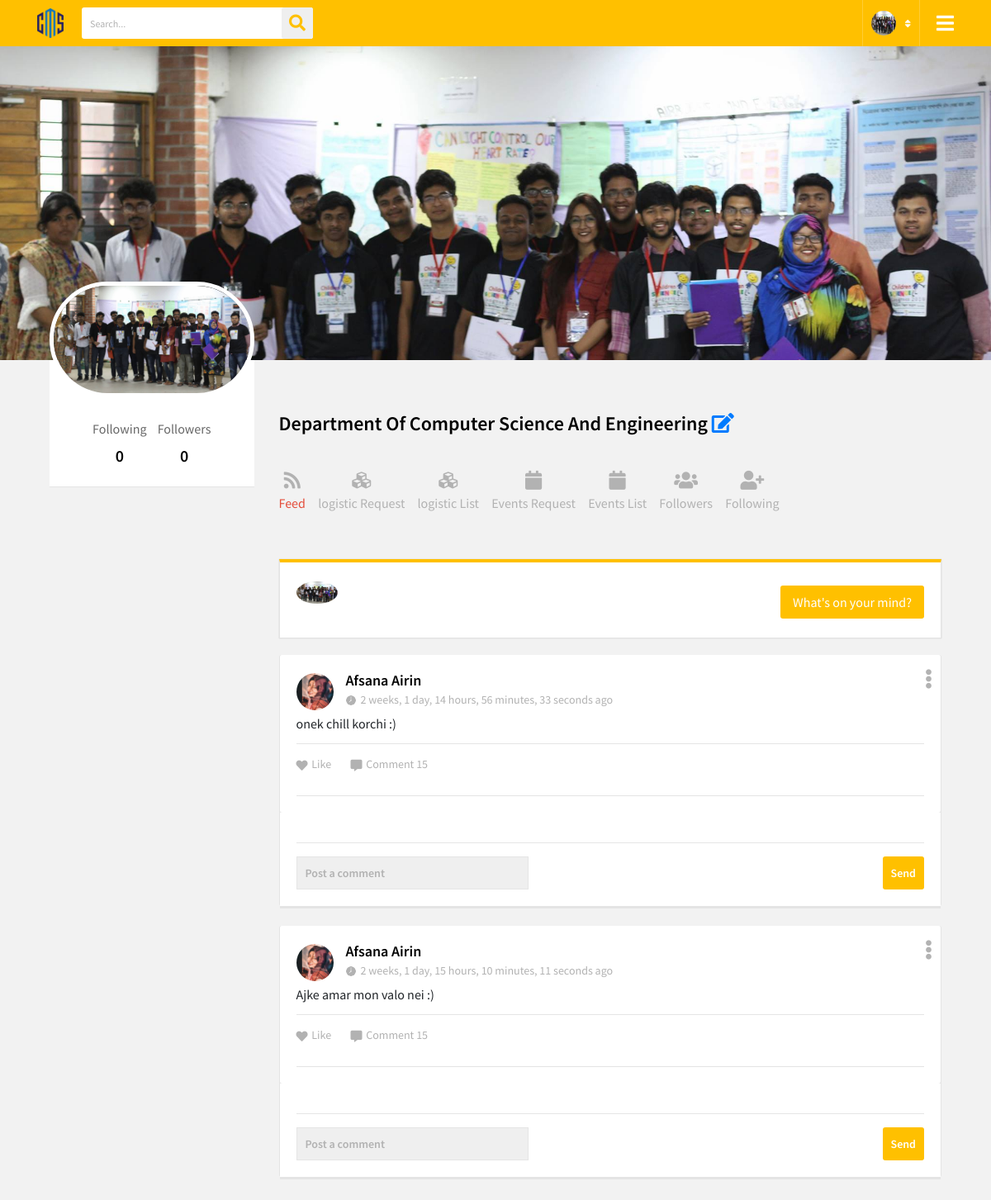
Screenshot of /club_profile.php (signed in) with the database file from the repository.
### tables this page shows
CREATE TABLE `post` (
  `post_id` int(11) NOT NULL,
  `user` varchar(10) NOT NULL,
  `post_text` varchar(10000) NOT NULL,
  `post_picture` varchar(50) NOT NULL,
  `privacy` varchar(10) NOT NULL,
  `time` timestamp NOT NULL DEFAULT current_timestamp() ON UPDATE current_timestamp(),
  `total_reaction` int(10) NOT NULL
);

CREATE TABLE `users` (
  `id` varchar(10) NOT NULL,
  `role` varchar(255) NOT NULL,
  `name` varchar(50) NOT NULL,
  `email` varchar(100) NOT NULL,
  `pass` varchar(200) NOT NULL,
  `dept` varchar(8) NOT NULL,
  `profile_pic` varchar(200) NOT NULL,
  `cover_pic` varchar(200) NOT NULL,
  `bio` varchar(10000) NOT NULL,
  `fb` varchar(1000) NOT NULL,
  `linked_in` varchar(1000) NOT NULL,
  `git` varchar(1000) NOT NULL,
  `personal_web` varchar(1000) NOT NULL
);

### club_profile.php (the view, shortened to what this page needs)
<?php
$user = $_SESSION['user'];
$con = mysqli_connect("localhost", "root", "", "uiucms");
$sql = "SELECT * FROM users WHERE id = '$user'";
$result = $con->query($sql);
$pro_pic = "";
$d_name = "";
$c_p = "";
while ($rows = mysqli_fetch_array($result)) {
	extract($rows);
	$pro_pic .= $profile_pic;
	$c_p .= $cover_pic;
	$d_name .= $name;
}
$fol_in = 0;
$fol_er = 0;
$sql2 = "SELECT COUNT(follower) as total_followers FROM `followship` WHERE person =  '$user'";
$sql3 = "SELECT COUNT(person) as total_following FROM `followship` WHERE follower =  '$user'";
$result2 = $con->query($sql2);
$result3 = $con->query($sql3);
while ($rows = mysqli_fetch_array($result2)) {
	extract($rows);
	$fol_er = $total_followers;
}
while ($rows = mysqli_fetch_array($result3)) {
	extract($rows);
	$fol_in = $total_following;
}
function time_elapsed_string($datetime, $full = false)
{
	$now = new DateTime;
	$ago = new DateTime($datetime);
	$diff = $now->diff($ago);
	$diff->w = floor($diff->d / 7);
	$diff->d -= $diff->w * 7;
	$string = array(
		'y' => 'year',
		'm' => 'month',
		'w' => 'week',
		'd' => 'day',
		'h' => 'hour',
		'i' => 'minute',
		's' => 'second',
	);
	foreach ($string as $k => &$v) {
		if ($diff->$k) {
			$v = $diff->$k . ' ' . $v . ($diff->$k > 1 ? 's' : '');
		} else {
			unset($string[$k]);
		}
	}
	return $string ? implode(', ', $string) . ' ago' : 'just now';
}
?>
<!DOCTYPE html>
<html>
<head>
	<link rel="stylesheet" type="text/css" href="./css/animate.css">
	<link rel="stylesheet" type="text/css" href="./css/bootstrap.min.css">
	<link rel="stylesheet" type="text/css" href="./css/line-awesome.css">
	<link rel="stylesheet" type="text/css" href="./css/line-awesome-font-awesome.min.css">
	<link href="./css/all.min.css" rel="stylesheet" type="text/css">
	<link href="https://cdnjs.cloudflare.com/ajax/libs/font-awesome/5.13.0/css/all.min.css" rel="stylesheet">
	<link rel="stylesheet" type="text/css" href="./css/jquery.mCustomScrollbar.min.css">
	<link rel="stylesheet" type="text/css" href="./css/slick.css">
	<link rel="stylesheet" type="text/css" href="./css/slick-theme.css">
	<link rel="stylesheet" type="text/css" href="./css/style.css">
	<link rel="stylesheet" type="text/css" href="./css/responsive.css">
</head>
<body data-new-gr-c-s-check-loaded="14.1074.0" data-gr-ext-installed="">
	<div class="wrapper">
		<header>
			<div class="container">
				<div class="header-data">
					<div class="logo">
						<a href="#" title=""><img src="./images/cms_logo.png" alt="" width=32></a>
					</div>
					<div class="search-bar">
						<form>
							<input type="text" name="search" placeholder="Search...">
							<button type="submit"><i class="fa fa-search" aria-hidden="true"></i></button>
						</form>
					</div>
					<div class="menu-btn">
						<a href="#" title=""><i class="fa fa-bars"></i></a>
					</div>
					<div class="user-account">
						<div class="user-info">
							<img src="./images/pro_pic/<?php echo $pro_pic ?>" alt="" width=30 height=30>
							<i class="fa fa-sort" aria-hidden="true"></i>
						</div>
					</div>
				</div>
			</div>
		</header>
		<section class="cover-sec">
			<img src="./images/cover_pic/<?php echo $c_p ?>" alt="">
		</section>
		<main>
			<div class="main-section">
				<div class="container">
					<div class="main-section-data">
						<div class="row">
							<div class="col-lg-3">
								<div class="main-left-sidebar">
									<div class="user_profile">
										<div class="user-pro-img">
											<img src="./images/pro_pic/<?php echo $pro_pic ?>" alt="" stylle="border-radius: 50%;">
										</div>
										<div class="user_pro_status">
											<ul class="flw-status">
												<li>
													<span>Following</span>
													<b><?php echo $fol_in ?></b>
												</li>
												<li>
													<span>Followers</span>
													<b><?php echo $fol_er ?></b>
												</li>
											</ul>
										</div>
									</div>
								</div>
							</div>
							<div class="col-lg-9 col-md-8 no-pd">
								<div class="main-ws-sec">
									<div class="user-tab-sec rewivew">
										<h3><?php echo $d_name ?> <a href="settings.php"><i class="fas fa-edit"></i></a></h3>
										<div class="tab-feed st2 settingjb">
											<ul>
												<li data-tab="feed-dd" class="active">
													<a href="#" title="" style="color:#b2b2b2;">
														<i class="fa fa-rss mb-2" aria-hidden="true" style="font-size:23px;"></i>
														<span>Feed</span>
													</a>
												</li>
												<li data-tab="info-dd">
													<a href="#" title="" style="color:#b2b2b2;">
														<i class="fa fa-cubes mb-2" aria-hidden="true" style="font-size:23px;"></i>
														<span>logistic Request</span>
													</a>
												</li>
												<li data-tab="logistic-list">
													<a href="#" title="" style="color:#b2b2b2;">
														<i class="fa fa-cubes mb-2" aria-hidden="true" style="font-size:23px;"></i>
														<span>logistic List</span>
													</a>
												</li>
												<li data-tab="saved-jobs">
													<a href="#" title="" style="color:#b2b2b2;">
														<i class="fa fa-calendar mb-2" aria-hidden="true" style="font-size:23px;"></i>
														<span>Events Request</span>
													</a>
												</li>
												<li data-tab="creat-event">
													<a href="#" title="" style="color:#b2b2b2;">
														<i class="fa fa-calendar mb-2" aria-hidden="true" style="font-size:23px;"></i>
														<span>Events List</span>
													</a>
												</li>
												<li data-tab="my-bids">
													<a href="#" title="" style="color:#b2b2b2;">
														<i class="fa fa-users mb-2" aria-hidden="true" style="font-size:23px;"></i>
														<span>Followers</span>
													</a>
												</li>
												<li data-tab="portfolio-dd">
													<a href="#" title="" style="color:#b2b2b2;">
														<i class="fa fa-user-plus mb-2" aria-hidden="true" style="font-size:23px;"></i>
														<span>Following</span>
													</a>
												</li>
											</ul>
										</div>
									</div>
												<?php
												$con = mysqli_connect("localhost", "root", "", "uiucms");
												?>
									<div class="product-feed-tab current" id="feed-dd">
										<div class="post-topbar">
											<div class="user-picy">
												<img src="./images/pro_pic/<?php echo $pro_pic ?>" alt="" style="border-radius:50%;">
											</div>
											<div class="post-st">
												<ul>
													<li><a class="post-jb active" href="#" title="">What's on your mind?</a></li>
												</ul>
											</div>
										</div>
										<?php $sql = "SELECT * FROM post p JOIN users u ON p.user = u.id ORDER BY time DESC";
										$res = mysqli_query($con, $sql);
										if (mysqli_num_rows($res) > 0) {
											while ($rows = mysqli_fetch_assoc($res)) { ?>
												<div class="posts-section mb-4">
													<div class="posty">
														<div class="post-bar no-margin">
															<div class="post_topbar">
																<div class="usy-dt">
																	<img src="./images/pro_pic/<?php echo $rows['profile_pic'] ?>" alt="" width=45>
																	<div class="usy-name">
																		<h3><?php echo $rows["name"]; ?></h3>
																		<span><img src="./homepage_files/clock.png" alt="">
																			<?php
																			echo time_elapsed_string("{$rows['time']}", true);
																			?>
																		</span>
																	</div>
																</div>
																<div class="ed-opts">
																	<a href="#" title="" class="ed-opts-open"><i class="fa fa-ellipsis-v" aria-hidden="true"></i></a>
																</div>
															</div>
															<div class="job_descp mt-2 mb-3">
																<p?><?php echo $rows["post_text"]; ?></p>
															</div>
															<div class="job-status-bar">
																<ul class="like-com">
																	<li>
																		<a class="com" href="#"><i class="fas fa-heart"></i> Like</a>
																	</li>
																	<li><a href="#" class="com"><i class="fas fa-comment-alt"></i> Comment
																			15</a></li>
																</ul>
															</div>
														</div>
														<div class="comment-section">
															<div class="post-comment">
																<div class="comment_box">
																	<hr>
																	<form method="post">
																		<input type="text" placeholder="Post a comment" name="comment_content">
																		<button type="submit" name="comment">Send</button>
																	</form>
																</div>
															</div>
														</div>
													</div>
												</div>
										<?php }
										} ?>
									</div>
								</div>
							</div>
						</div>
					</div>
				</div>
			</div>
		</main>
	</div>
</body>
</html>

### css/responsive.css (style rules this page uses)
@media (max-width: 1200px) { .menu-btn { display: block; } }
@media (max-width: 1200px) { .comment_box input { width: 281px; } }
@media (max-width: 1200px) { .flw-status li { margin-right: 10px; } }
@media (max-width: 1200px) { .flw-status li span { font-size: 16px; } }
@media (max-width: 1200px) { .tab-feed ul li { margin-bottom: 30px; } }
@media (max-width: 1200px) { .tab-feed { margin-bottom: 30px; } }
@media (max-width: 1200px) { .settingjb ul li { margin-right: 12px!important; } }

### rows the page displays
post: user.profile_pic (picture), user.name "Afsana Airin", time "2 weeks, 1 day, 14 hours, 56 minutes, 33 seconds ago", post_text "onek chill korchi :)"
post: user.profile_pic (picture), user.name "Afsana Airin", time "2 weeks, 1 day, 15 hours, 10 minutes, 11 seconds ago", post_text "Ajke amar mon valo nei :)"

### other values shown
$fol_in "0"
$fol_er "0"
$d_name "Department Of Computer Science And Engineering"
